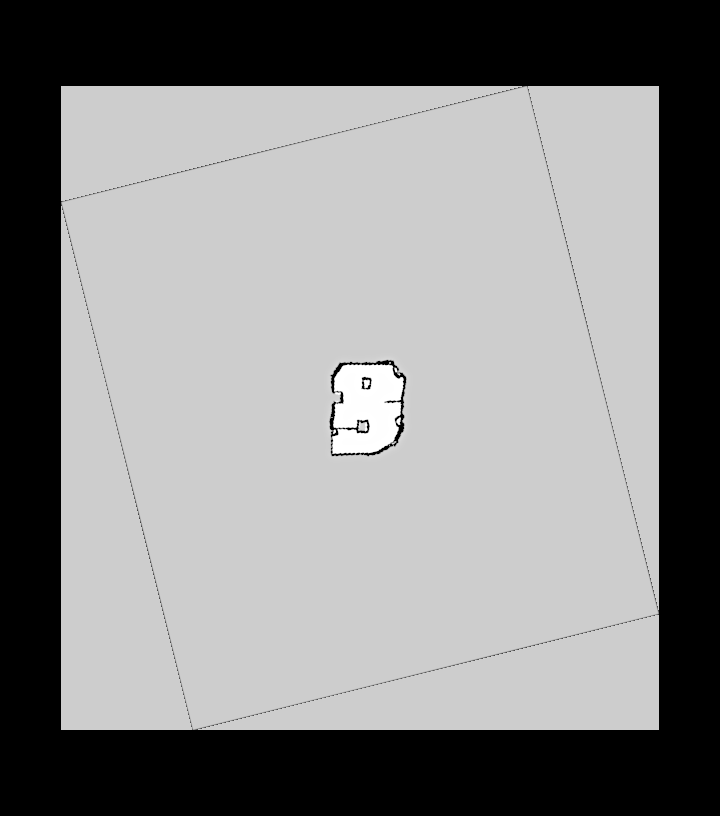
#> input picture robot/map/map_fixed.pgm, 720 x 816 px, given in place of map_without_cylinders.pgm, which was not available
$ python map_square_gen.py 100 1.0 3   (Python 2 division)
#> lines starting #> are read from the running program, lines starting #| are printed output that depends on the picture; after the words box and inside, x2 and y2 are one past the last pixel; in counts of white or black regions, pixels touching at a corner belong together; pictures that were not available may be replaced by others from this repository, and a replacement may not be noted
#!/usr/bin/env/ python
import sys

import cv2
import numpy
import math
numpy.set_printoptions(threshold=sys.maxsize)

debug = False

if debug:
	print('map square generator in DEBUG mode!')

image_dir = '../map'
image_path = '{}/map_without_cylinders.pgm'.format(image_dir)
square_array_path = 'square_array'

if debug:
	image_path = '{}/simulation_map.pgm'.format(image_dir)
	square_array_path = 'square_array_debug'

# Returns the combined distance from one point to the other points
def combined_distance(points, point):
	dist = 0
	for p in points:
		dist += distance(p, point)

	return dist

def distance(p1, p2):
	return math.sqrt((p1[0]-p2[0])**2 + (p1[1]-p2[1])**2)

map_image = cv2.imread(image_path, -1)
#> map_image is the input picture: shape (816, 720); min 0, max 255, mean 134.1
map_image = map_image[::-1, :]
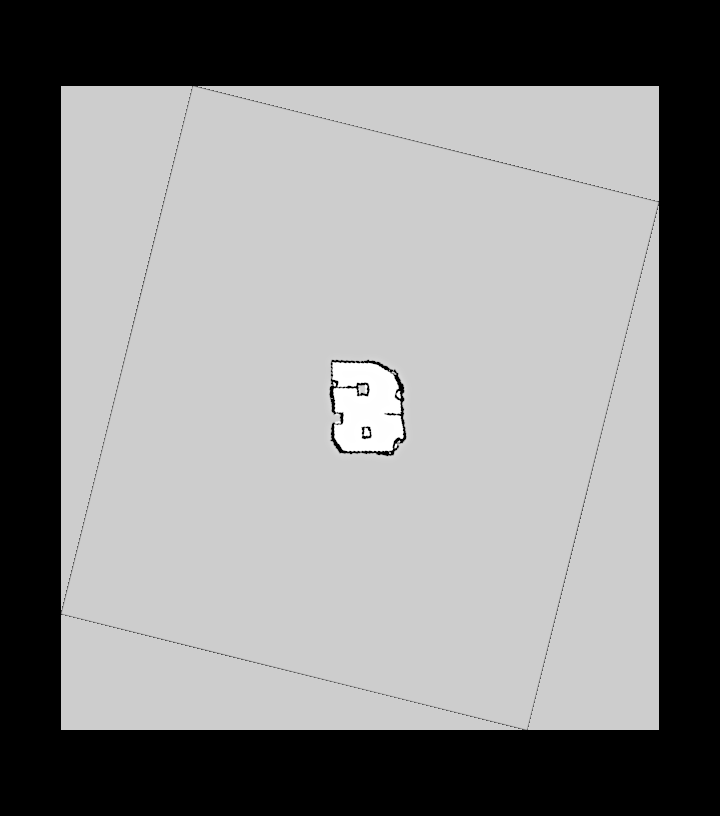
#> map_image: shape (816, 720); min 0, max 255, mean 134.1

#print(map_image[0:13, 13:26].mean())
#print(map_image.shape)
#print(map_image[0:13, 13:26])

squares = []
square_size = 9
square_mean_treshold = 220.0
if len(sys.argv) > 2:
	square_size = int(sys.argv[1])
	square_mean_treshold = float(sys.argv[2])

for i in range(map_image.shape[0]/square_size):
	for j in range(map_image.shape[1]/square_size):
		square_mean = map_image[i*square_size:(i+1)*square_size, j*square_size:(j+1)*square_size].mean()
		if square_mean > square_mean_treshold:
			square_center = [(i*square_size)+square_size/2, (j*square_size)+square_size/2]
			squares.append([square_center[0], square_center[1], square_mean])
			map_image[square_center[0], square_center[1]] = 0
#> map_image: shape (816, 720); 0.01% of pixels changed, all inside (x1, y1, x2, y2) = (150, 150, 651, 651)
#> after the loop, squares = 56 items, first 6: [50, 50, 11.19], [50, 150, 28.52], [50, 250, 28.21], [50, 350, 28.7], [50, 450, 28.7], [50, 550, 28.7]


print(squares)
#> (printed output is left out)
cv2.imshow('Square centers', map_image)
cv2.waitKey(0)
cv2.destroyAllWindows()

map_image = cv2.imread(image_path, -1)
map_image = map_image[::-1, :]

squares = numpy.array(squares)
#> squares = 56 rows, first 8: [50, 50, 11.19], [50, 150, 28.52], [50, 250, 28.21], [50, 350, 28.7], [50, 450, 28.7], [50, 550, 28.7], [50, 650, 16.93], [150, 50, 79.95]
numpy.savetxt('{}/{}'.format(image_dir, square_array_path), squares)
print("Saving squares array to: {}".format('{}/{}'.format(image_dir, square_array_path)))

navigation_radius = 15
if len(sys.argv) > 3:
	navigation_radius = int(sys.argv[3])

# Calculate the point closest to the center and add it to navigation points
map_center = [map_image.shape[0]/2, map_image.shape[1]/2]
#> map_center = [408, 360]
shortest_index = 0
shortest_dist = distance(map_center, squares[shortest_index])
#> shortest_dist = 473.6
for i in range(1, len(squares)):
	dist = distance(map_center, squares[i])
	if dist < shortest_dist:
		shortest_index = i
		shortest_dist = dist
#> this loop made 55 passes
#> (dist, shortest_dist) on passes 1, 2, 3, 8, 9, 10, 16, 17, 23, 24, 31: (415, 415), (374.5, 374.5), (358.1, 358.1), (332.7, 332.7), (280.5, 280.5), (258.2, 258.2), (192.5, 192.5), (158.3, 158.3), (124.4, 124.4), (58.86, 58.86), (43.17, 43.17)
#> dist on passes 4, 5, 6, 7, 11, 12: 369.1, 405.3, 460.7, 403.3, 273.2, 320.4
#> after the loop, shortest_dist = 43.17; shortest_index = 31

navigation_points = [squares[shortest_index]]
#> navigation_points = [[450, 350, 210.9]]

candidates = []
while True:
	for center_point in squares:
		combined_distance = 0
		valid = True
		# Check if the center point is in the radius of already checked points
		for p in navigation_points:
			dist = distance(center_point, p)
			if dist < navigation_radius:
				valid = False
				break
			combined_distance += dist

		if not valid:
			continue

		candidates.append((center_point, combined_distance))

	if len(candidates) == 0:
		break

	candidates.sort(key=lambda x: x[1], reverse=True)
	navigation_points.append(candidates[0][0])
	del candidates[:]
#> after the loop, candidates = []; navigation_points = 56 items, first 6: [450, 350, 210.9], [50, 50, 11.19], [750, 650, 36.28], [50, 650, 16.93], [750, 50, 23.98], [50, 150, 28.52]

for p in navigation_points:
	print("{}, {}".format(p[1], p[0]))
	map_image[int(p[0]), int(p[1])] = 0
#> this loop made 56 passes
#> p on passes 1 to 12: [450, 350, 210.9], [50, 50, 11.19], [750, 650, 36.28], [50, 650, 16.93], [750, 50, 23.98], [50, 150, 28.52], [750, 550, 60.99], [50, 550, 28.7], [750, 150, 61.5], [150, 50, 79.95], [650, 650, 121], [150, 650, 120.5]
#| 350.0, 450.0
#| 50.0, 50.0
#| 650.0, 750.0
#| 650.0, 50.0
#| 50.0, 750.0
#| 150.0, 50.0
#| 550.0, 750.0
#| 550.0, 50.0
#> (further printed lines are left out)

cv2.imshow('Square centers', map_image)
cv2.waitKey(0)
cv2.destroyAllWindows()

$ run again, on robot/map/map_fixed_rotation.pgm
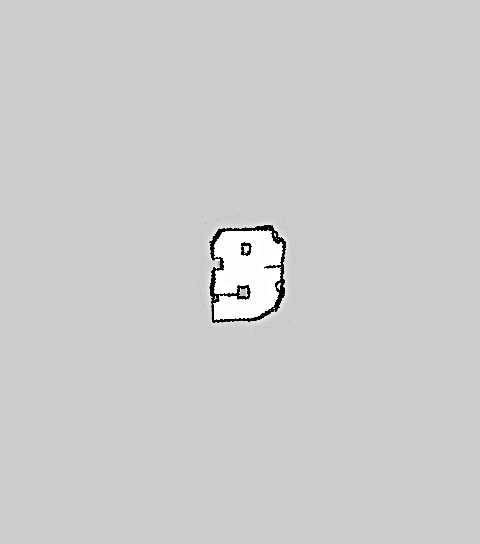
#> input picture robot/map/map_fixed_rotation.pgm, 480 x 544 px, given in place of map_without_cylinders.pgm, which was not available
#> map_image is the input picture: shape (544, 480); min 0, max 255, mean 203.9
#> after the loop `for i in range(map_image.shape[0]/square_size):`:
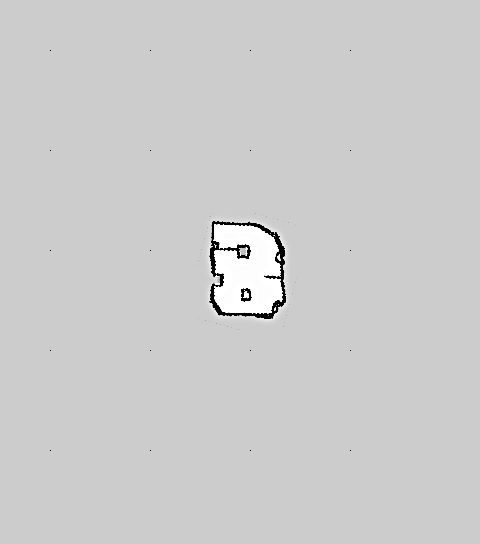
#> map_image: shape (544, 480); min 0, max 255, mean 203.9
#> after the loop `for i in range(map_image.shape[0]/square_size):`: squares = 20 items, first 6: [50, 50, 204], [50, 150, 204], [50, 250, 204], [50, 350, 204], [150, 50, 204], [150, 150, 204]
#> (printed output is left out)
#> `squares = numpy.array(squares)`: squares = 20 rows, first 8: [50, 50, 204], [50, 150, 204], [50, 250, 204], [50, 350, 204], [150, 50, 204], [150, 150, 204], [150, 250, 204], [150, 350, 204]
#> `shortest_dist = distance(map_center, squares[shortest_index])`: shortest_dist = 292.2
#> the loop `for i in range(1, len(squares)):` made 19 passes
#> (dist, shortest_dist) on passes 1, 2, 5, 6, 9, 10: (239.5, 239.5), (222.2, 222.2), (151.6, 151.6), (122.4, 122.4), (92.65, 92.65), (24.17, 24.17)
#> after the loop `for i in range(1, len(squares)):`: shortest_dist = 24.17; shortest_index = 10
#> `navigation_points = [squares[shortest_index]]`: navigation_points = [[250, 250, 204.4]]
#> after the loop `while True:`: candidates = []; navigation_points = 20 items, first 6: [250, 250, 204.4], [50, 50, 204], [450, 350, 204], [450, 50, 204], [50, 350, 204], [50, 150, 204]
#> the loop `for p in navigation_points:` made 20 passes
#> (printed output is left out)
